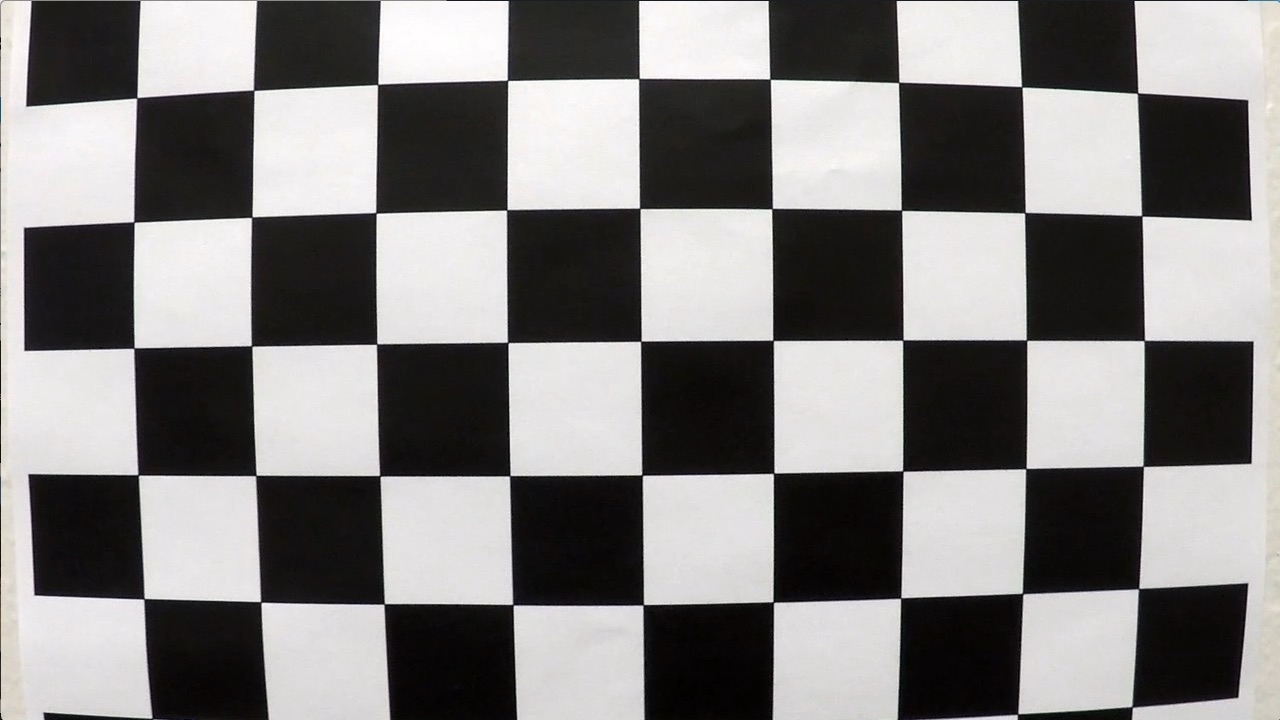
#> input picture camera_cal/calibration1.jpg, 1280 x 720 px; its folder holds 5 pictures in this run; the run also reads 1 picture not shown here
$ jupyter execute --allow-errors Advanced-Lane-Lines.ipynb   (shell and % lines are left out)   (older library calls are emulated)
#> lines starting #> are read from the running program, lines starting #| are printed output that depends on the picture; after the words box and inside, x2 and y2 are one past the last pixel; in counts of white or black regions, pixels touching at a corner belong together
## Advanced Lane Finding Project

The goals / steps of this project are the following:

* Compute the camera calibration matrix and distortion coefficients given a set of chessboard images.
* Apply a distortion correction to raw images.
* Use color transforms, gradients, etc., to create a thresholded binary image.
* Apply a perspective transform to rectify binary image ("birds-eye view").
* Detect lane pixels and fit to find the lane boundary.
* Determine the curvature of the lane and vehicle position with respect to center.
* Warp the detected lane boundaries back onto the original image.
* Output visual display of the lane boundaries and numerical estimation of lane curvature and vehicle position.

---

## Compute the camera calibration using chessboard images

[cell 1]
import numpy as np
import cv2
import glob
import matplotlib.pyplot as plt
import os
import pickle
import matplotlib

[cell 2]
def calibration(IMG_PATH, chessboard_shape):
    # Arrays to store object points and image points from all the images.
#> called with IMG_PATH = './camera_cal/calibration*.jpg', chessboard_shape = (9, 6)
    objpoints = [] # 3d points in real world space
    imgpoints = [] # 2d points in image plane.

    # Make a list of calibration images
    images = glob.glob(IMG_PATH)

    # prepare object points, like (0,0,0), (1,0,0), (2,0,0) ....,(6,5,0)
    objp = np.zeros((chessboard_shape[1] * chessboard_shape[0], 3), np.float32)
    objp[:,:2] = np.mgrid[0:chessboard_shape[0], 0:chessboard_shape[1]].T.reshape(-1,2)

    # Step through the list and search for chessboard corners
    for fname in images:
        img = cv2.imread(fname)
#> img is the input picture: shape (720, 1280, 3); mean B, G, R 127.8, 128.4, 130.1
        gray = cv2.cvtColor(img,cv2.COLOR_BGR2GRAY)

        # Find the chessboard corners
        ret, corners = cv2.findChessboardCorners(gray, chessboard_shape, None)
#> ret = False; corners = None

        # If found, add object points, image points
        if ret == True:
            objpoints.append(objp)
            imgpoints.append(corners)

        # Save images with drawing corners
        new_fname = fname.split('/')[-1]
        img = cv2.drawChessboardCorners(img, chessboard_shape, corners, ret)
        SAVE_PATH = 'output_images/calibration/'
        cv2.imwrite(filename=SAVE_PATH + '/' + new_fname, img=img)
#> pass 2 of the loop in calibration, `for fname in images:`:
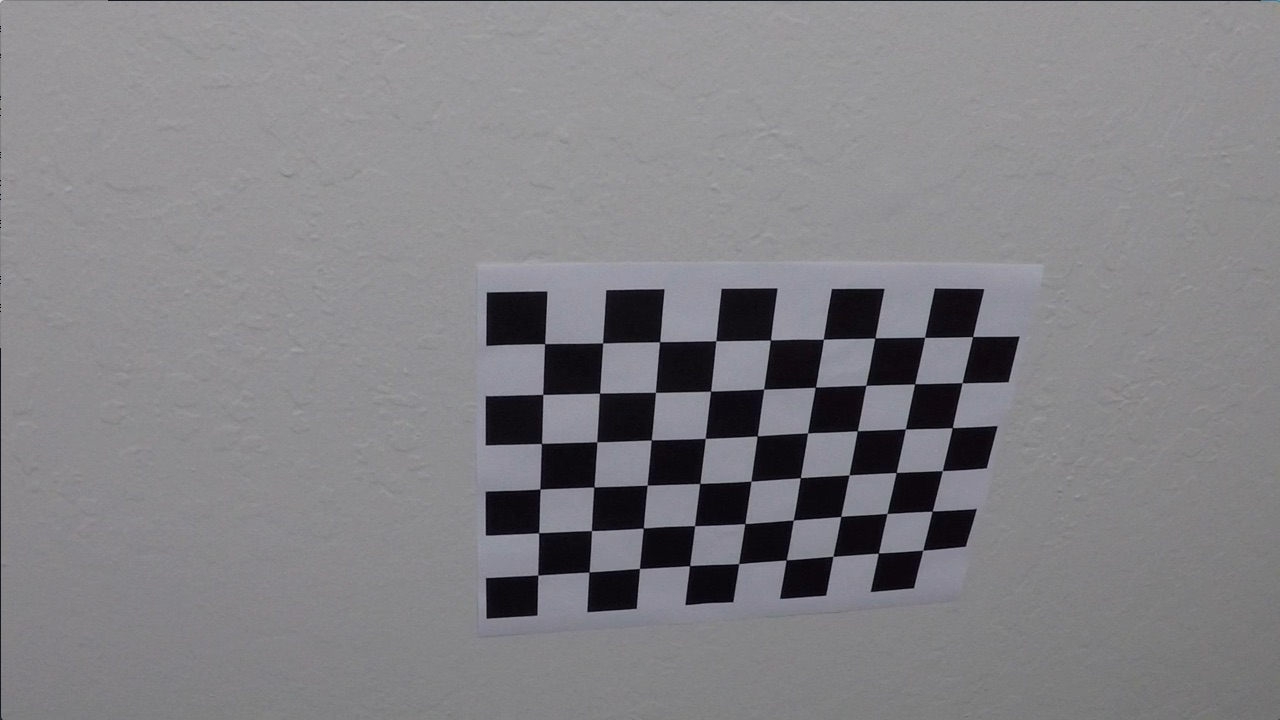
#> input picture camera_cal/calibration10.jpg, 1280 x 720 px
#> in calibration, img is the input picture: shape (720, 1280, 3); mean B, G, R 133.1, 129.4, 130.2
#> ret = True; corners = 54 rows, first 8: [545.3, 343.1], [602.7, 342.8], [660.1, 341.3], [715.8, 340.7], [770.6, 340], [823.5, 339.2], [874.3, 338.5], [925.1, 337.4]
#> in calibration, `img = cv2.drawChessboardCorners(img, chessboard_shape, corners, ret)`:
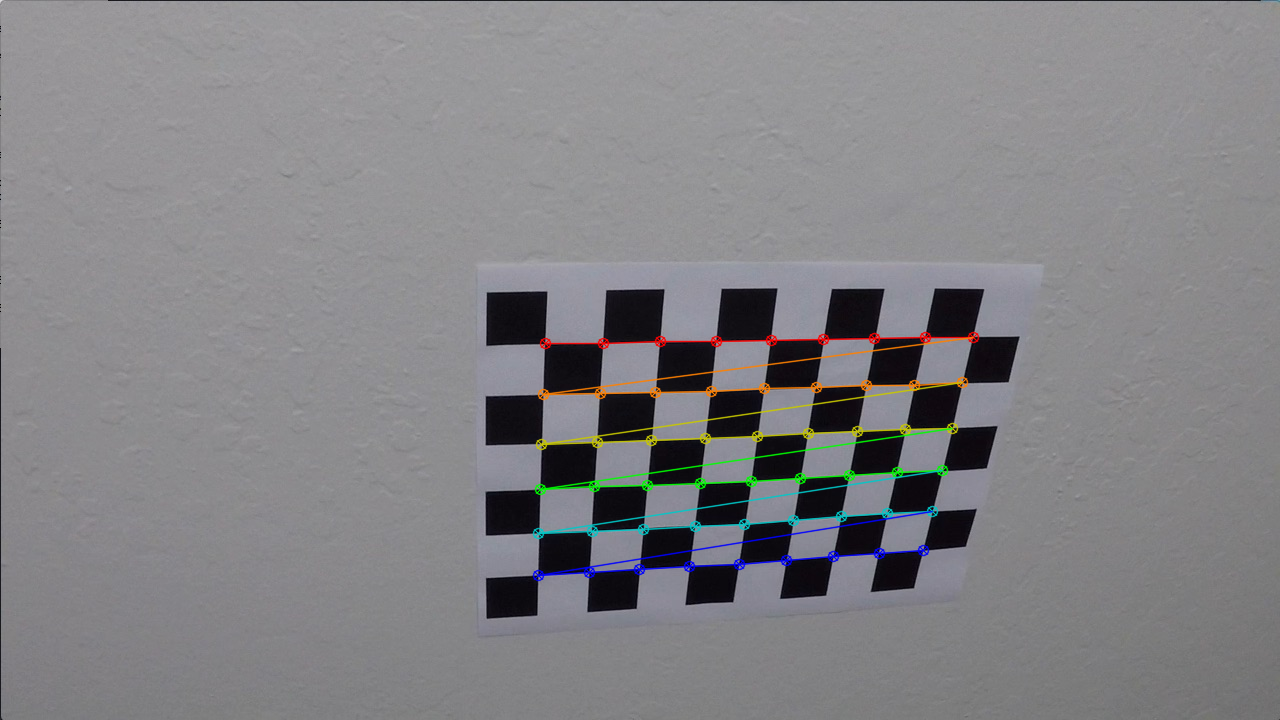
#> img: shape (720, 1280, 3); 1.91% of pixels changed, all inside (x1, y1, x2, y2) = (532, 331, 980, 582)

    return cv2.calibrateCamera(objpoints, imgpoints, gray.shape[::-1], None, None)

[cell 3]
CAL_IMG_PATH = './camera_cal/calibration*.jpg'
chessboard_shape = (9, 6)

ret, mtx, dist, rvecs, tvecs = calibration(CAL_IMG_PATH, chessboard_shape)
with open('output_images/calibration/calibration.p', 'wb') as file:
    pickle.dump((ret, mtx, dist, rvecs, tvecs), file)

Display all test images

[cell 4]
def display_comparison(ori_img, new_img, new_title, fname, gray=False):
    f, (ax1, ax2) = plt.subplots(1, 2, figsize=(10, 5))
    f.tight_layout()
    matplotlib.rc('xtick', labelsize=15)
    matplotlib.rc('ytick', labelsize=15)
    ax1.imshow(cv2.cvtColor(ori_img, cv2.COLOR_BGR2RGB))
    ax1.set_title('Original Image:', fontsize=15)
    if gray:
        ax2.imshow(new_img, cmap='gray')
    else:
        ax2.imshow(cv2.cvtColor(new_img, cv2.COLOR_BGR2RGB), cmap='gray')
    ax2.set_title(new_title, fontsize=15)
    f.savefig('output_images/comparison/' + fname)
    plt.show()

[cell 5]
test_chess_img = plt.imread(os.path.join('camera_cal', 'calibration2.jpg'))
cal_img = plt.imread(os.path.join('output_images/calibration/', 'calibration2.jpg'))
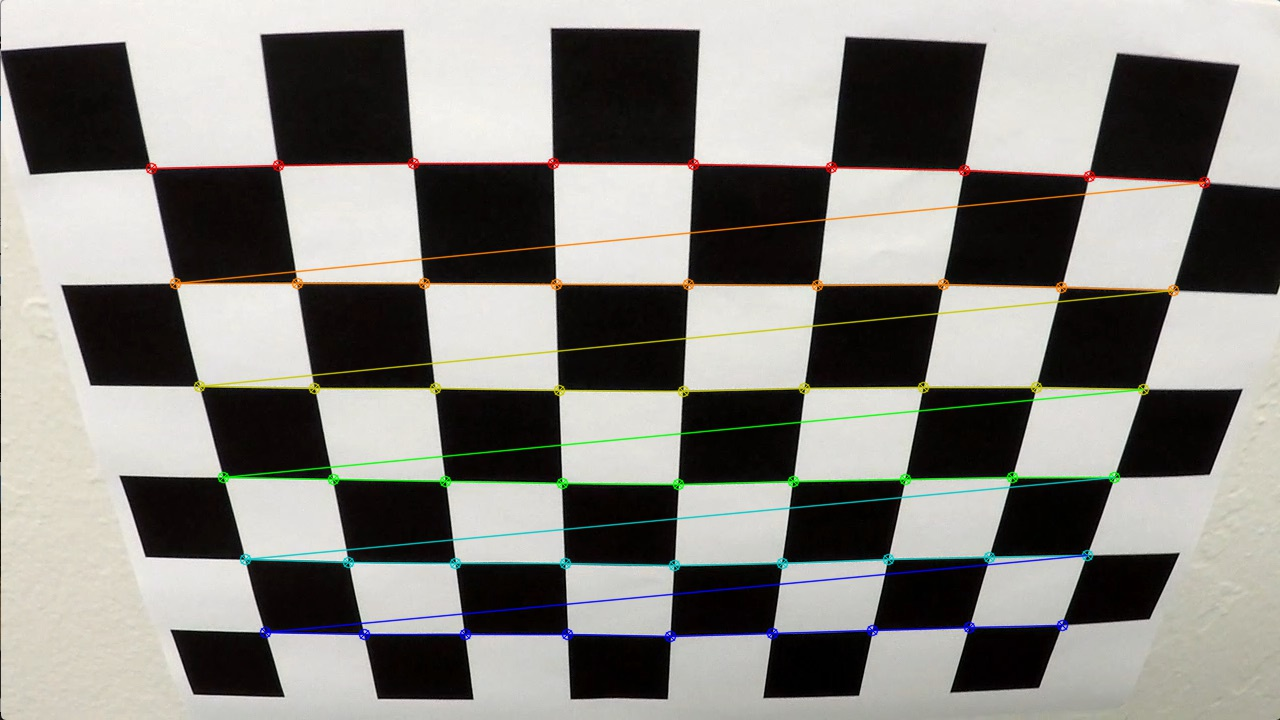
#> input picture output_images/calibration/calibration2.jpg, 1280 x 720 px
#> cal_img is the input picture: shape (720, 1280, 3); mean R, G, B 134.5, 132.9, 128.1
display_comparison(test_chess_img, cal_img, 'Output Image', 'chees_out')

## Apply a distortion correction to raw images.

[cell 6]
def undistort(img, mtx, dist):
    return cv2.undistort(img, mtx, dist, None, mtx)

[cell 7]
undistorted_chess_img = undistort(test_chess_img, mtx, dist)

display_comparison(test_chess_img, undistorted_chess_img, 'Undistorted Image', 'undistorted_chess')

[cell 8]
test_img = cv2.imread('test_images/challenge_test_img.jpg')
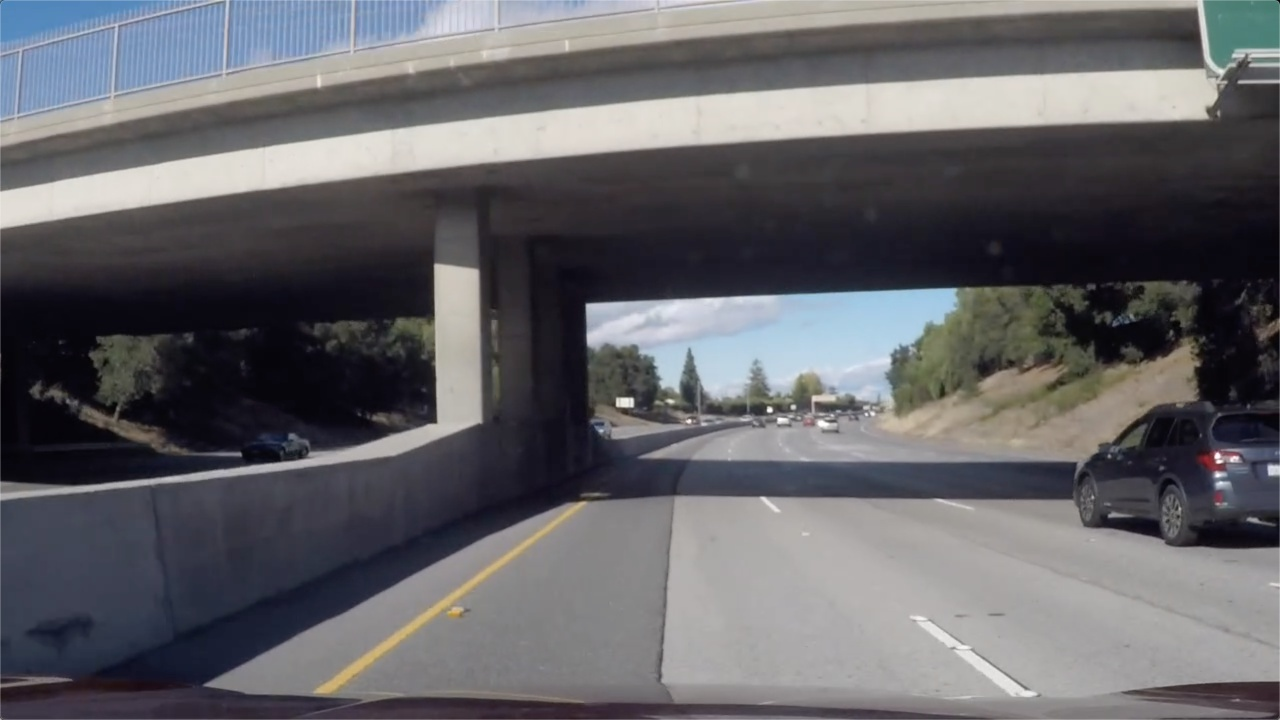
#> input picture test_images/challenge_test_img.jpg, 1280 x 720 px
#> test_img is the input picture: shape (720, 1280, 3); mean B, G, R 103.6, 99.6, 100
test_img = cv2.resize(test_img, (1280, 720))
cv2.imwrite(filename='test_images/challenge_test_img.jpg', img=test_img)

[cell 9]
# Make a list of test images
test_images = glob.glob('./test_images/*.jpg')
# ROAD_SAVE_PATH = 'output_images/road/'
UNDISTORTED_SAVE_PATH = 'output_images/undistorted/'
UNDISTORTED_FULL_SAVE_PATH = 'output_images/undistorted/full_image/'

#> (the rest of this cell did not finish here and is left out)

Display undistorted image example

[cell 10]
# test_img = cv2.imread('test_images/challenge_test_img.jpg')
test_img = cv2.imread('test_images/test5.jpg')
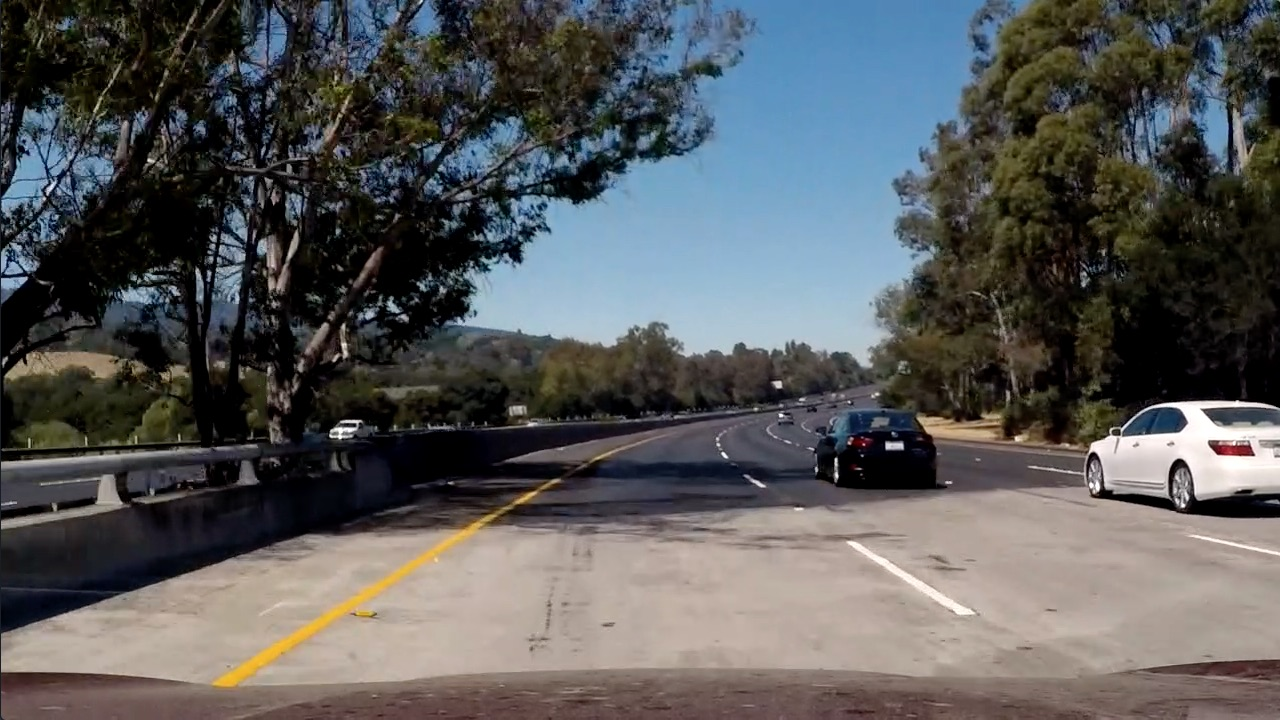
#> input picture test_images/test5.jpg, 1280 x 720 px
#> test_img is the input picture: shape (720, 1280, 3); mean B, G, R 89.8, 89.3, 88.5


undistorted_img = undistort(test_img, mtx, dist)

display_comparison(test_img, undistorted_img, 'Undistorted Image', 'undistorted_img')

## Apply a perspective transform to rectify binary image ("birds-eye view").

[cell 11]
def perspective_transform(img):
    """convert the perspective image to bird view"""
#     image_shape = img_binary.shape
    image_shape = (img.shape[1], img.shape[0])

#     src = np.float32([[258, 679], [446, 549], [837, 549], [1045, 679]])
#     dst = np.float32([[258, 679], [258, 549], [837, 549], [837, 679]])
    # Source points

#     offset = 350 # offset for dst points
#     src = np.float32([[[ 610,  450]],
#                       [[ 680,  450]],
#                       [[ image_shape[0]-300,  680]],
#                       [[ 380,  680]]])

#     # Result points
#     dst = np.float32([[offset, 0],
#                     [image_shape[0]-offset, 0],
#                     [image_shape[0]-offset, image_shape[1]],
#                     [offset, image_shape[1]]])

    src = np.float32([[180, img.shape[0]], [575, 460],
                      [705, 460], [1150, img.shape[0]]])
    # Define 4 destination points
    dst = np.float32([[320, img.shape[0]], [320, 0],
                      [960, 0], [960, img.shape[0]]])


    image_shape = (img.shape[1], img.shape[0])
    M = cv2.getPerspectiveTransform(src, dst)
    M_T = cv2.getPerspectiveTransform(dst, src)
    warped = cv2.warpPerspective(img, M, image_shape, flags=cv2.INTER_LINEAR)
    return warped, M, M_T

[cell 12]
# warped_img, M, M_T = perspective_transform(threshold_binary_img, src, dst)
warped_img, M, M_T = perspective_transform(undistorted_img)

# warped = cv2.imread('output_images/perspective_transform/challenge_test_img.jpg')
display_comparison(undistorted_img, warped_img, 'Bird Eye Image', 'bird_eye')
#> call 4 of display_comparison, with new_title = 'Bird Eye Image', fname = 'bird_eye', gray = False
#> in display_comparison (call 4), `f.savefig('output_images/comparison/' + fname)`:
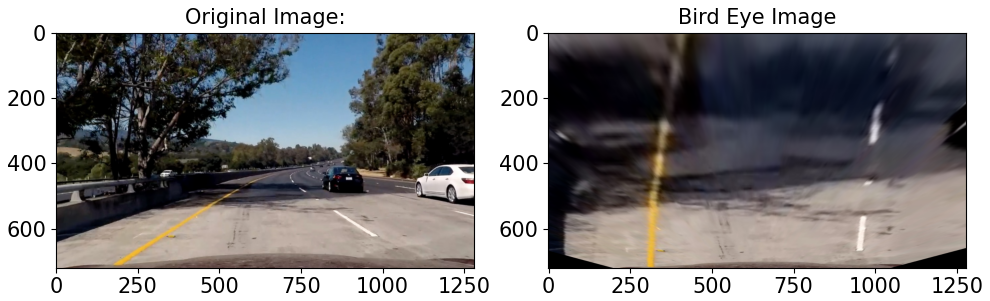
#> figure drawn by matplotlib, 2 panels
